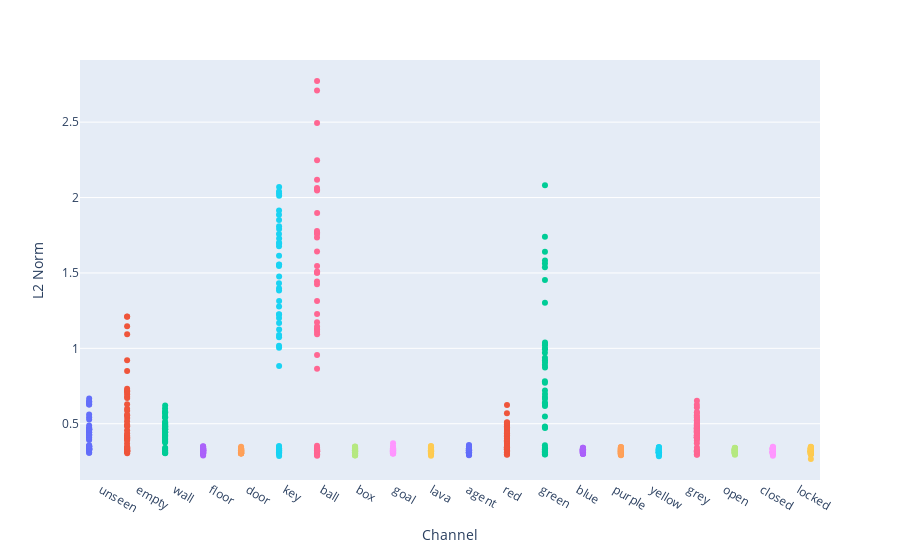

The notebook cell this image was saved under:
### Code cell
import plotly.express as px
# plot the l2 norm of each vector
norms = torch.norm(embedding, dim=1)
fig = px.strip(x = channel_labels,
               y=norms, 
               labels={"y": "L2 Norm", "x": "Channel"}, 
                color = channel_labels,
                hover_name=index_labels,
                orientation="v")
# hide the legend
fig.update_layout(showlegend=False)
fig.show()
